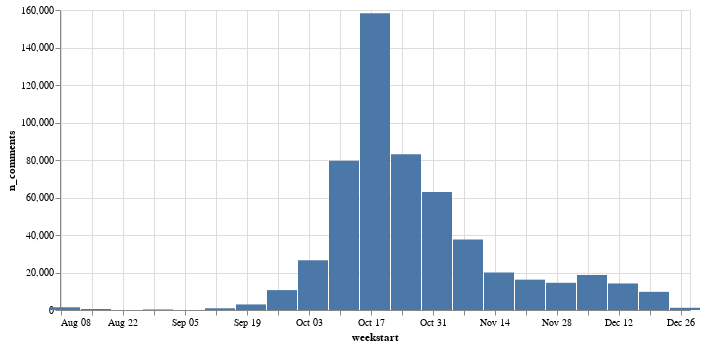

The code cell stored with this chart in its notebook:
### Code cell
alt.Chart(weekly_comments).mark_bar(width=30).encode(
    x='weekstart:T',
    y='n_comments'
).properties(width=630)

### Figure 1 — Vega-Lite specification as saved in the notebook (floating-point values rounded to 4 significant figures)
{"config": {"view": {"continuousWidth": 400, "continuousHeight": 300}}, "data": {"name": "data-65d73fcecef0c09a9b259363d28fe67f"}, "mark": {"type": "bar", "width": 30}, "encoding": {"x": {"type": "temporal", "field": "weekstart"}, "y": {"type": "quantitative", "field": "n_comments"}}, "width": 630, "$schema": "https://vega.github.io/schema/vega-lite/v4.8.1.json", "datasets": {"data-65d73fcecef0c09a9b259363d28fe67f": [{"weekstart": "2021-08-09T00:00:00", "n_comments": 1444}, {"weekstart": "2021-08-16T00:00:00", "n_comments": 539}, {"weekstart": "2021-08-30T00:00:00", "n_comments": 289}, {"weekstart": "2021-09-13T00:00:00", "n_comments": 928}, {"weekstart": "2021-09-20T00:00:00", "n_comments": 2973}, {"weekstart": "2021-09-27T00:00:00", "n_comments": 10610}, {"weekstart": "2021-10-04T00:00:00", "n_comments": 26468}, {"weekstart": "2021-10-11T00:00:00", "n_comments": 79554}, {"weekstart": "2021-10-18T00:00:00", "n_comments": 158266}, {"weekstart": "2021-10-25T00:00:00", "n_comments": 83100}, {"weekstart": "2021-11-01T00:00:00", "n_comments": 62933}, {"weekstart": "2021-11-08T00:00:00", "n_comments": 37640}, {"weekstart": "2021-11-15T00:00:00", "n_comments": 19942}, {"weekstart": "2021-11-22T00:00:00", "n_comments": 16184}, {"weekstart": "2021-11-29T00:00:00", "n_comments": 14512}, {"weekstart": "2021-12-06T00:00:00", "n_comments": 18645}, {"weekstart": "2021-12-13T00:00:00", "n_comments": 14153}, {"weekstart": "2021-12-20T00:00:00", "n_comments": 9685}, {"weekstart": "2021-12-27T00:00:00", "n_comments": 1185}]}}
